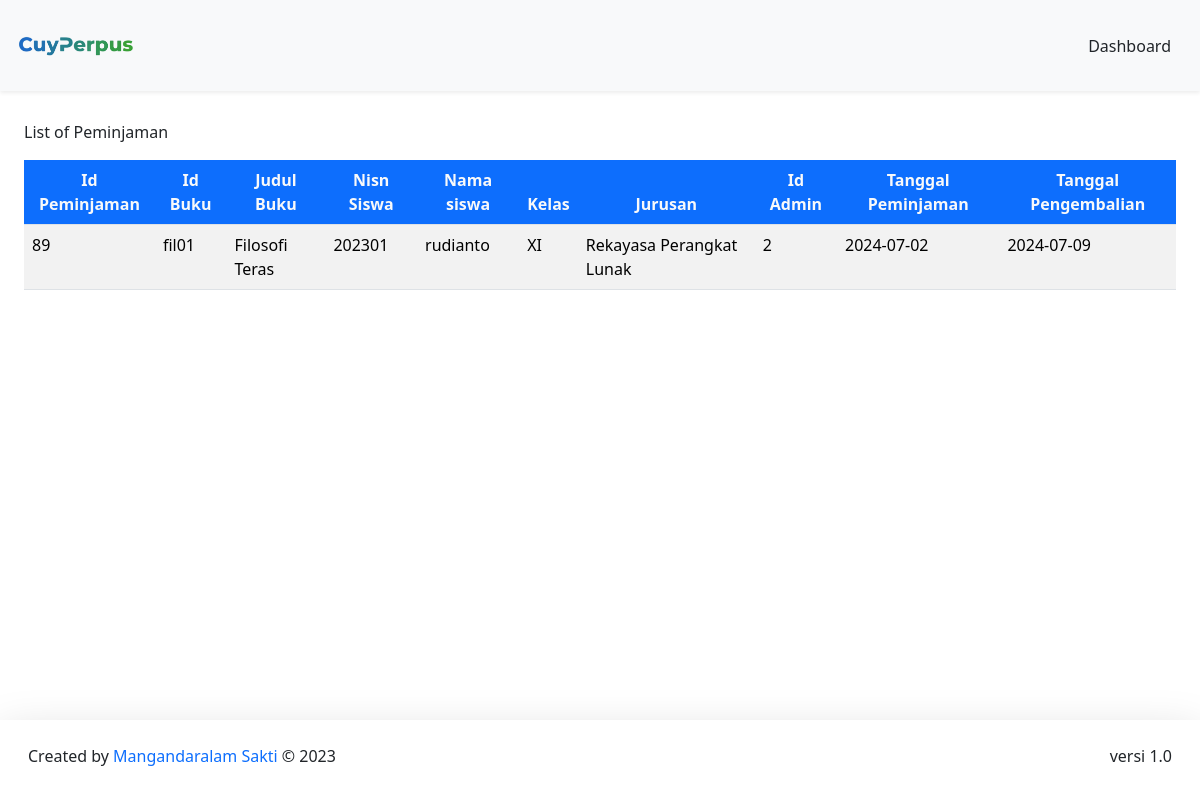
Page /sistemsekolah/DashboardAdmin/peminjaman/peminjamanBuku.php on the committed database.
### tables this page shows
CREATE TABLE `peminjaman` (
  `id_peminjaman` int(11) NOT NULL,
  `id_buku` varchar(20) NOT NULL,
  `nisn` int(11) NOT NULL,
  `id_admin` int(11) NOT NULL,
  `tgl_peminjaman` date NOT NULL,
  `tgl_pengembalian` date NOT NULL
);

CREATE TABLE `buku` (
  `cover` varchar(255) NOT NULL,
  `id_buku` varchar(20) NOT NULL,
  `kategori` varchar(255) NOT NULL,
  `judul` varchar(255) NOT NULL,
  `pengarang` varchar(255) NOT NULL,
  `penerbit` varchar(255) NOT NULL,
  `tahun_terbit` date NOT NULL,
  `jumlah_halaman` int(11) NOT NULL,
  `buku_deskripsi` text NOT NULL
);

CREATE TABLE `member` (
  `nisn` int(11) NOT NULL,
  `kode_member` varchar(12) NOT NULL,
  `nama` varchar(255) NOT NULL,
  `password` varchar(255) NOT NULL,
  `jenis_kelamin` varchar(20) NOT NULL,
  `kelas` varchar(5) NOT NULL,
  `jurusan` varchar(50) NOT NULL,
  `no_tlp` varchar(20) NOT NULL,
  `tgl_pendaftaran` date NOT NULL
);

### sistemsekolah/config/config.php (called while the page is built, shortened)
<?php
$host = "127.0.0.1";
$username = "root";
$password = "";
$database_name = "perpustakaan";
$connection = mysqli_connect($host, $username, $password, $database_name);
function queryReadData($dataKategori) {
  global $connection;
  $result = mysqli_query($connection, $dataKategori);
  $items = [];
  while($item = mysqli_fetch_assoc($result)) {
    $items[] = $item;
  }
  return $items;
}
?>

### sistemsekolah/DashboardAdmin/peminjaman/peminjamanBuku.php (the view, shortened to what this page needs)
<?php
require "../../config/config.php";
$dataPeminjam = queryReadData("SELECT peminjaman.id_peminjaman, peminjaman.id_buku, buku.judul, peminjaman.nisn, member.nama, member.kelas, member.jurusan, peminjaman.id_admin,  peminjaman.tgl_peminjaman, peminjaman.tgl_pengembalian
FROM peminjaman
INNER JOIN member ON peminjaman.nisn = member.nisn
INNER JOIN buku ON peminjaman.id_buku = buku.id_buku");
?>
<!DOCTYPE html>
<html lang="en">
  <head>
    <link href="https://cdn.jsdelivr.net/npm/bootstrap@5.3.2/dist/css/bootstrap.min.css" rel="stylesheet">
  </head>
  <body>
  <nav class="navbar fixed-top bg-body-tertiary shadow-sm">
      <div class="container-fluid p-3">
        <a class="navbar-brand" href="#">
          <img src="../../assets/logoNav.png" alt="logo" width="120px">
        </a>
        <a class="btn btn-tertiary" href="../dashboardAdmin.php">Dashboard</a>
      </div>
    </nav>
    <div class="p-4 mt-5">
    <div class="mt-5">
    <caption>List of Peminjaman</caption>
      <div class="table-responsive mt-3">
        <table class="table table-striped table-hover">
        <thead class="text-center">
          <tr>
            <th class="bg-primary text-light">Id Peminjaman</th>
            <th class="bg-primary text-light">Id Buku</th>
            <th class="bg-primary text-light">Judul Buku</th>
            <th class="bg-primary text-light">Nisn Siswa</th>
            <th class="bg-primary text-light">Nama siswa</th>
            <th class="bg-primary text-light">Kelas</th>
            <th class="bg-primary text-light">Jurusan</th>
            <th class="bg-primary text-light">Id Admin</th>
            <th class="bg-primary text-light">Tanggal Peminjaman</th>
            <th class="bg-primary text-light">Tanggal Pengembalian</th>
          </tr>
        </thead>
       <?php foreach ($dataPeminjam as $item) : ?>
      <tr>
       <td><?= $item["id_peminjaman"]; ?></td>
      <td><?= $item["id_buku"]; ?></td>
      <td><?= $item["judul"]; ?></td>
      <td><?= $item["nisn"]; ?></td>
      <td><?= $item["nama"]; ?></td>
      <td><?= $item["kelas"]; ?></td>
      <td><?= $item["jurusan"]; ?></td>
      <td><?= $item["id_admin"]; ?></td>
      <td><?= $item["tgl_peminjaman"]; ?></td>
      <td><?= $item["tgl_pengembalian"]; ?></td>
      </tr>
      <?php endforeach;?>
    </table>
    </div>
    </div>
  </div>
  <footer class="fixed-bottom shadow-lg bg-subtle p-3">
      <div class="container-fluid d-flex justify-content-between">
      <p class="mt-2">Created by <span class="text-primary"> Mangandaralam Sakti</span> © 2023</p>
      <p class="mt-2">versi 1.0</p>
      </div>
    </footer>
  </body>
</html>

### rows in the picture
peminjaman: id_peminjaman "89", id_buku "fil01", id_buku.judul "Filosofi Teras", nisn "202301", member.nama "rudianto", member.kelas "XI", member.jurusan "Rekayasa Perangkat Lunak", id_admin "2", tgl_peminjaman "2024-07-02", tgl_pengembalian "2024-07-09"
